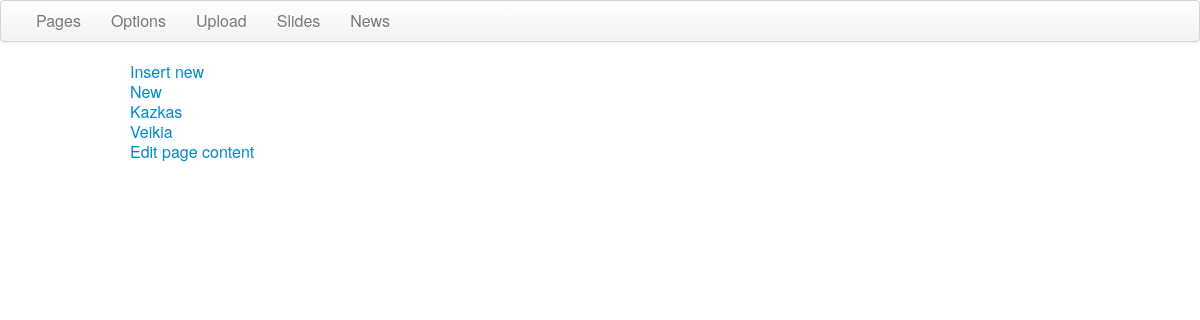
The page /CMS/news/index (signed in) on the database as committed earlier.
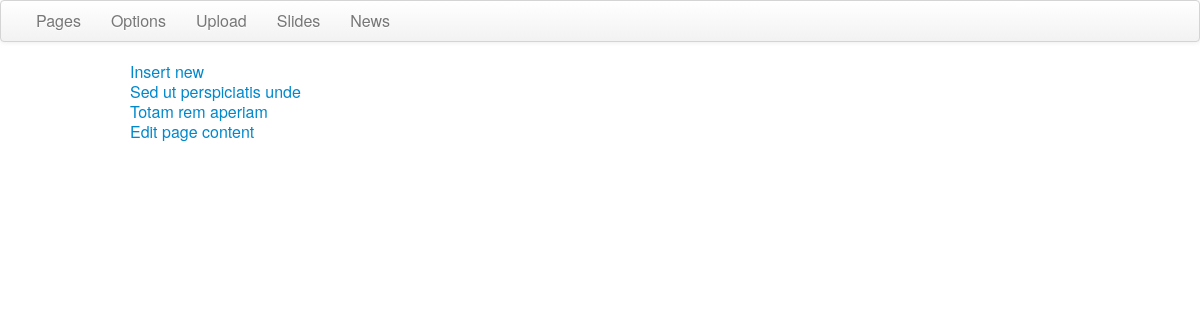
The same page on the database as committed later.
### tables this page shows
CREATE TABLE `news` (
  `id` int(11) NOT NULL AUTO_INCREMENT,
  `name` varchar(255) NOT NULL,
  `heading` text NOT NULL,
  `content` text NOT NULL,
  `date` timestamp NOT NULL DEFAULT CURRENT_TIMESTAMP ON UPDATE CURRENT_TIMESTAMP,
  PRIMARY KEY (`id`)
);

### CMS/controllers/BaseController.php (called while the page is built, shortened)
<?php
    class BaseController {
        private $_action = "";
        protected $template_dir = "views/";
        protected $vars = array();
        public function __construct($action, $urlValues) {
            $this->_action = $action;
        }
        public function executeAction() {
            return $this->{$this->_action}();
        }
        public function render($view_file) {
            self::render_view("template.php");
        }
        public function render_view($view_file) {
            require_once(CMS_PATH . $this->template_dir . $view_file);
        }
        public function __set($name, $value) {
            $this->vars[$name] = $value;
        }
        public function __get($name) {
            return $this->vars[$name];
        }
    }

### CMS/controllers/NewsController.php (called while the page is built, shortened)
<?php
    class NewsController extends BaseController {
    public function index() {
        $this->news = NewsModel::selectAllNews();
        $this->render("news/index.php");
    }
}

### CMS/core/config.php (called while the page is built, shortened)
<?php
    require_once(CMS_PATH . "database/Database.php");
    function autoLoader($class) {
        $matches = array();
        preg_match("/[A-Z][a-z]+$/", $class, $matches);
        $directory = strtolower($matches[0]) . "s";
        $filePath = CMS_PATH . "/" . $directory . "/" . $class . ".php";
        return false;
    }

### CMS/database/Database.php (called while the page is built, shortened)
<?php
	class Database {
		private static function initConnection() {
			try {
				$dbh = new PDO('mysql:host=localhost;dbname=' . MYSQLDATABASE,
					MYSQLUSER, MYSQLPASSWORD, array(PDO::ATTR_PERSISTENT => true,
                        PDO::ATTR_ERRMODE => PDO::ERRMODE_WARNING));
			} catch(PDOException $e) {
				echo $e->getMessage();
			}
			return $dbh;
		}
		public static function selectAllElements($table, $order = null) {
			$query = "SELECT * FROM " . $table;
			$result = self::executeQuery($query);
			return $result->fetchAll(PDO::FETCH_ASSOC);
		}
		private static function executeQuery($query, $parameters = null, &$dbh = NULL) {
		    $dbh = self::initConnection();
			$sth = $dbh->prepare($query);
            $sth->execute();
			return $sth;
		}
    }

### CMS/models/NewsModel.php (called while the page is built, shortened)
<?php
class NewsModel extends BaseModel {
    protected static $table = "news";
    public static function selectAllNews() {
        return Database::selectAllElements(self::$table);
    }
}

### CMS/views/news/index.php (the view)
<a href="<?=ABSOLUTE_PATH?>news/create/<?=$this->id?>"><?=_("Insert new")?></a>
<ul>
    <?php foreach($this->news as $new) : ?>
    <li><a href="<?=ABSOLUTE_PATH?>news/update/<?=$new["id"]?>"><?=$new["heading"]?></a></li>
    <?php endforeach ?>
</ul>
<a href="<?=ABSOLUTE_PATH?>page/update/<?=$this->id?>"><?=_("Edit page content")?></a>

Rows that differ between the two databases and show on the page:
removed news: heading "New"
removed news: heading "Kazkas"
removed news: heading "Veikia"
added news: heading "Sed ut perspiciatis unde"
added news: heading "Totam rem aperiam"
